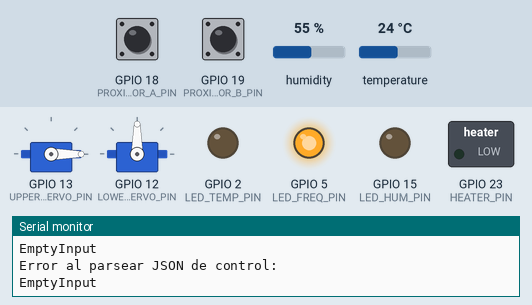
Recording of a program running on a simulated ESP32. Shown: 2 × servo, switched loads named in the program (green lamp = pin HIGH), output pins drawn as LEDs (lit = HIGH), the last lines printed to the serial monitor. The inputs (shaded band) are chosen by the test bench; at power-on: humidity 55 %, temperature 24 °C, GPIO 18 (PROXIMITY_SENSOR_A_PIN) HIGH, GPIO 19 (PROXIMITY_SENSOR_B_PIN) HIGH. Uploads are accepted with an empty reply.

Above: at 5.1 s.
5.2 s: humidity set to 31 %
11.7 s: humidity set to 28 %
At 12.6 s:
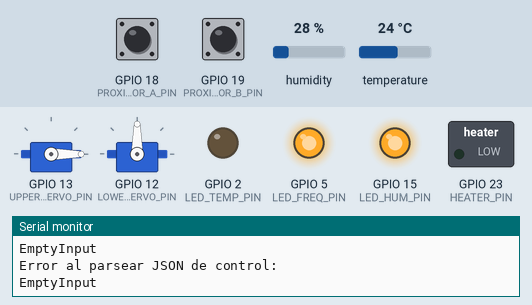
16.5 s: temperature set to 15.4 °C
21.3 s: temperature set to 14.5 °C
At 24.2 s:
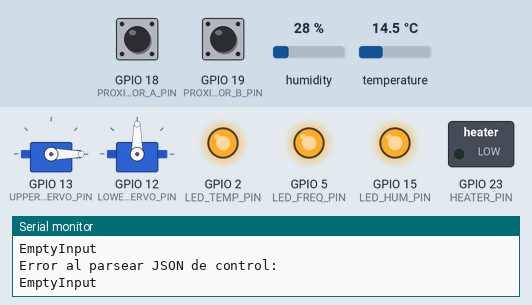
26.1 s: humidity set to 40 %
At 28.4 s:
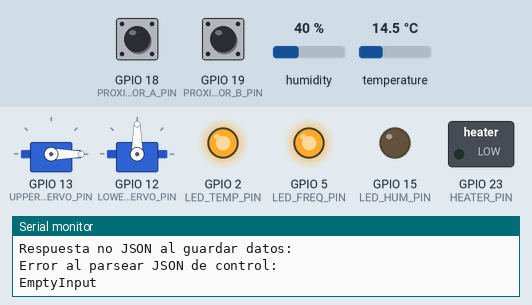
Timing chart, 0 to 29.9 s (numbered marks = the images above; inputs shaded):
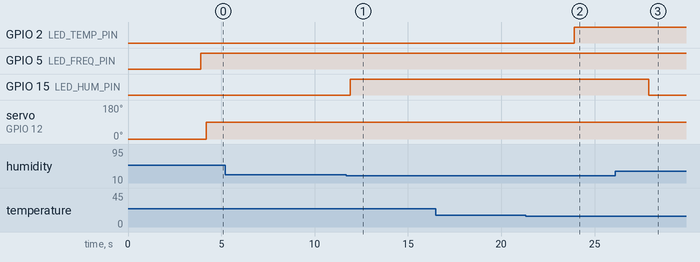

Measured:
- the behaviour switches between 30 and 29 % on humidity (found by bisection; images 0 and 1)
- the behaviour switches between 15 and 14.9 °C on temperature (found by bisection; images 1 and 2)
- after the input at 11.7 s, GPIO 15 (LED_HUM_PIN): LOW → HIGH after 0.21 s
- after the input at 21.3 s, GPIO 2 (LED_TEMP_PIN): LOW → HIGH after 2.6 s
- after the input at 26.1 s, GPIO 15 (LED_HUM_PIN): HIGH → LOW after 1.8 s

The program:

main.cpp
```cpp
// Local includes
#include <Arduino.h>
#include <WiFi.h>

// Custom libraries
#include "AlertsManager.h"
#include "DHTSensor.h"
#include "LedsManager.h"
#include "ProximitySensorPair.h"
#include "ServerConnector.h"
#include "TelegramBot.h"
#include "DualGateController.h"
#include "HeaterController.h"

// Define global constants
#define BOARD_ID 1                         // UNIQUE ID OF THE BOARD
#define alert_interval 60000               // Interval to send grouped alerts (ms)
#define load_data_interval 5000            // Interval to load frequency data (ms)
#define update_thresholds_interval 10000   // Interval to update thresholds from server (ms)
#define readAndUpdateInterval 2000         // Interval to read sensors and update LEDs and alerts (ms)
#define automatic_control_interval 4000    // Interval to update control and actuators (ms)

// Define timers
unsigned long lastAlertTime = 0;
unsigned long lastLoadDataTime = 0;
unsigned long lastThresholdsUpdateTime = 0;
unsigned long lastReadAndUpdateTime = 0;
unsigned long lastAutomaticControlTime = 0;

// Define PINs for sensors and LEDs
#define DHT_PIN 4                    // DHT22 sensor pin
#define LED_TEMP_PIN 2               // Temperature LED pin
#define LED_HUM_PIN 15               // Humidity LED pin
#define LED_FREQ_PIN 5               // Activity LED pin
#define PROXIMITY_SENSOR_A_PIN 18    // Proximity Sensor A pin
#define PROXIMITY_SENSOR_B_PIN 19    // Proximity Sensor B pin
#define UPPER_SERVO_PIN 13           // Upper gate servo pin
#define LOWER_SERVO_PIN 12           // Lower gate servo pin
#define HEATER_PIN 23                // Heater control pin

// Instances of sensors and managers
AlertsManager alertsManager(BOARD_ID);                                                   // Alerts manager
DHTSensor dhtSensor(DHT_PIN, DHT22);                                                     // DHT22 sensor instance
LedsManager ledsManager(LED_TEMP_PIN, LED_HUM_PIN, LED_FREQ_PIN);                        // LEDs manager instance
ProximitySensorPair proximitySensors(PROXIMITY_SENSOR_A_PIN, PROXIMITY_SENSOR_B_PIN);    // Proximity sensors instance

// Instances of actuators
DualGateController gateController(UPPER_SERVO_PIN, LOWER_SERVO_PIN);                   // Dual gate controller instance
HeaterController heaterController(HEATER_PIN);                                           // Heater controller instance


// Instances of Telegram bot and server connector
const char* host = "10.25.196.88";                            // IP address of the server
const int   port = 80;                                        // IP port of the server
TelegramBot telegramBot("", "");                              // Empty credentials, it will be updated later
ServerConnector server(host, port, BOARD_ID, &telegramBot);   // Server connector instance

// WiFi credentials
const char* ssid = "Redmi 10";            // Wifi SSID
const char* password = "tauret20";        // Wifi Password


void setup() {
    Serial.begin(115200);

    // Small delay to allow Serial monitor to initialize
    delay(1000);

    Serial.println("\n\nINICIANDO SISTEMA DE MONITOREO DE COLMENAS...\n");

    // Connect to WiFi
    server.connectWiFi(ssid, password);

    // Small delay to ensure stable connection
    delay(1000);

    // Update Telegram credentials from server
    server.updateTelegramCredentials();

    // Update thresholds from server
    server.updateThresholdsFromDB();

    // Initialize sensors and managers
    dhtSensor.begin();
    ledsManager.begin();
    proximitySensors.begin();
}


void loop() {
    // Current time
    unsigned long currentTime = millis();

    // Read DHT sensor and update LEDs
    if (currentTime - lastReadAndUpdateTime >= readAndUpdateInterval) {
        // Read DHT sensor
        dhtSensor.read();

        // Update LEDs status
        ledsManager.update(
            dhtSensor.getTemperature(),
            dhtSensor.getHumidity(),
            proximitySensors.getFreqForward(),
            proximitySensors.getFreqBackward(),
            server.getTempMin(),
            server.getTempMax(),
            server.getHumMin(),
            server.getHumMax(),
            server.getFreqMin(),
            server.getFreqMax()
        );

        // Check and register alerts
        alertsManager.checkTemperature(dhtSensor.getTemperature(), server.getTempMin(), server.getTempMax());
        alertsManager.checkHumidity(dhtSensor.getHumidity(), server.getHumMin(), server.getHumMax());
        alertsManager.checkFrequency(proximitySensors.getFreqForward(), proximitySensors.getFreqBackward(), server.getFreqMin(), server.getFreqMax());

        lastReadAndUpdateTime = currentTime;
    }

    // Update proximity sensors state without blocking
    proximitySensors.update();

    // Load frequency data and send to server every load_data_interval
    if (currentTime - lastLoadDataTime >= load_data_interval) {
        // Get frequency and sensor data
        int freqIn = proximitySensors.getFreqForward();
        int freqOut = proximitySensors.getFreqBackward();
        float temperature = dhtSensor.getTemperature();
        float humidity = dhtSensor.getHumidity();

        // Save data to server
        server.saveDataToDB(temperature, humidity, freqIn, freqOut);

        // Update timer
        lastLoadDataTime = currentTime;
    }

    // Update thresholds from server every update_thresholds_interval
    if (currentTime - lastThresholdsUpdateTime >= update_thresholds_interval) {
        server.updateThresholdsFromDB();
        lastThresholdsUpdateTime = currentTime;
    }

    // Send grouped alerts if the interval has passed
    if (currentTime - lastAlertTime >= alert_interval) {
        if (alertsManager.hasPendingAlerts()) {
            String groupedAlerts = alertsManager.getGroupedAlerts();
            telegramBot.sendMessage(groupedAlerts);
        }
        lastAlertTime = currentTime;
    }

    // Update control and actuators from server every automatic_control_interval
    if (currentTime - lastAutomaticControlTime >= automatic_control_interval) {
        server.updateControlAndActuatorsFromDB();
        lastAutomaticControlTime = currentTime;

        if (server.isAutomaticControl()) {
            // Automatic control
            if (dhtSensor.getTemperature() < server.getTempMin()) {
                heaterController.turnOn();
            } else {
                heaterController.turnOff();
            }

            if (dhtSensor.getTemperature() > server.getTempMax()) {
                gateController.setAngle1(10);
                gateController.setAngle2(90);
            } else if (dhtSensor.getTemperature() < server.getTempMin()) {
                gateController.setAngle1(150);
                gateController.setAngle2(10);
            } else {
                int serverAngle = server.getGateAngle();
                gateController.setAngle1(serverAngle);
                int adjustedAngle = 90 * ((1 - (float)serverAngle / 150.0));
                gateController.setAngle2(adjustedAngle);
            }

        } else {
            // Manual control
            if (server.isHeaterOn()) {
                heaterController.turnOn();
            } else {
                heaterController.turnOff();
            }
            int serverAngle = server.getGateAngle();
            gateController.setAngle1(serverAngle);
            int adjustedAngle = 90 * ((1 - (float)serverAngle / 150.0));
            gateController.setAngle2(adjustedAngle);
        }
    }
}
```
